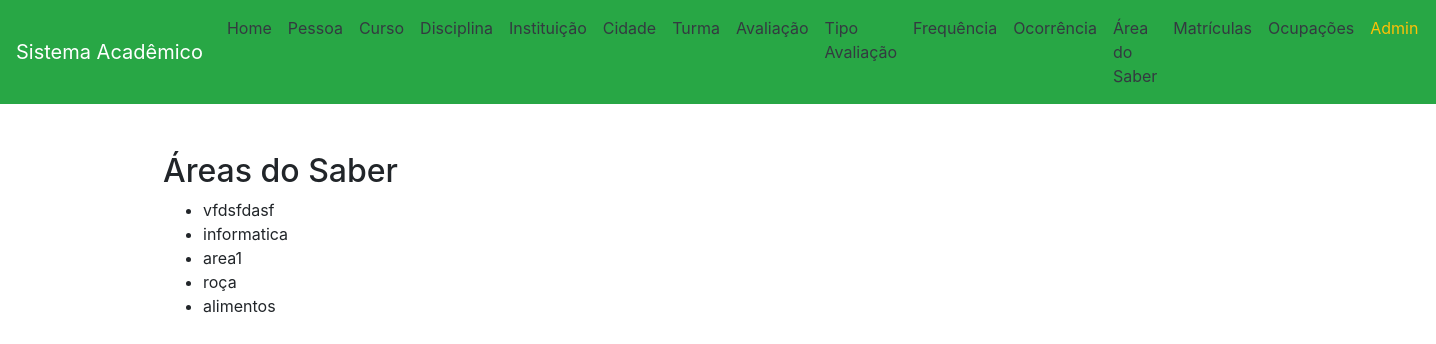
Page /area-saber/ on the committed database.
### app/models.py (models this page shows, shortened)
class AreaSaber(models.Model):
    nome = models.CharField(max_length=100)
    class Meta:
        verbose_name = "Área do Saber"
        verbose_name_plural = "Áreas do Saber"

### app/views.py (the view)
# urls.py: path('area-saber/', AreaSaberView.as_view(), name='area_saber'),
class AreaSaberView(View):
    def get(self, request):
        areas = AreaSaber.objects.all()
        return render(request, 'area_saber.html', {'areas': areas})

### app/templates/area_saber.html
{% extends 'base.html' %}
{% block content %}
<h2>Áreas do Saber</h2>
<ul>
    {% for area in areas %}
        <li>{{ area.nome }}</li>
    {% endfor %}
</ul>
{% endblock %}

### rows in the picture
AreaSaber: nome "vfdsfdasf"
AreaSaber: nome "informatica"
AreaSaber: nome "area1"
AreaSaber: nome "roça"
AreaSaber: nome "alimentos"
